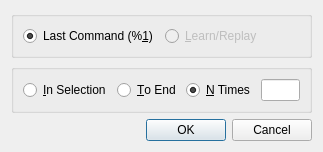
<?xml version="1.0" encoding="UTF-8"?>
<ui version="4.0">
 <class>DialogRepeat</class>
 <widget class="QDialog" name="DialogRepeat">
  <property name="geometry">
   <rect>
    <x>0</x>
    <y>0</y>
    <width>323</width>
    <height>144</height>
   </rect>
  </property>
  <property name="windowTitle">
   <string>Repeat Macro</string>
  </property>
  <layout class="QVBoxLayout" name="verticalLayout">
   <item>
    <widget class="QGroupBox" name="groupBox">
     <property name="title">
      <string/>
     </property>
     <layout class="QHBoxLayout" name="horizontalLayout">
      <item>
       <widget class="QRadioButton" name="radioLastCommand">
        <property name="text">
         <string>Last Command (%&amp;1)</string>
        </property>
        <property name="checked">
         <bool>true</bool>
        </property>
       </widget>
      </item>
      <item>
       <widget class="QRadioButton" name="radioLearnReplay">
        <property name="enabled">
         <bool>false</bool>
        </property>
        <property name="text">
         <string>&amp;Learn/Replay</string>
        </property>
       </widget>
      </item>
     </layout>
    </widget>
   </item>
   <item>
    <widget class="QGroupBox" name="groupBox_2">
     <property name="title">
      <string/>
     </property>
     <layout class="QHBoxLayout" name="horizontalLayout_2">
      <item>
       <widget class="QRadioButton" name="radioInSelection">
        <property name="text">
         <string>&amp;In Selection</string>
        </property>
        <property name="checked">
         <bool>false</bool>
        </property>
       </widget>
      </item>
      <item>
       <widget class="QRadioButton" name="radioToEnd">
        <property name="text">
         <string>&amp;To End</string>
        </property>
       </widget>
      </item>
      <item>
       <widget class="QRadioButton" name="radioNTimes">
        <property name="text">
         <string>&amp;N Times</string>
        </property>
        <property name="checked">
         <bool>true</bool>
        </property>
       </widget>
      </item>
      <item>
       <widget class="QLineEdit" name="lineEdit"/>
      </item>
     </layout>
    </widget>
   </item>
   <item>
    <widget class="QDialogButtonBox" name="buttonBox">
     <property name="orientation">
      <enum>Qt::Horizontal</enum>
     </property>
     <property name="standardButtons">
      <set>QDialogButtonBox::Cancel|QDialogButtonBox::Ok</set>
     </property>
    </widget>
   </item>
  </layout>
 </widget>
 <resources/>
 <connections>
  <connection>
   <sender>buttonBox</sender>
   <signal>rejected()</signal>
   <receiver>DialogRepeat</receiver>
   <slot>reject()</slot>
   <hints>
    <hint type="sourcelabel">
     <x>281</x>
     <y>118</y>
    </hint>
    <hint type="destinationlabel">
     <x>5</x>
     <y>99</y>
    </hint>
   </hints>
  </connection>
 </connections>
</ui>
